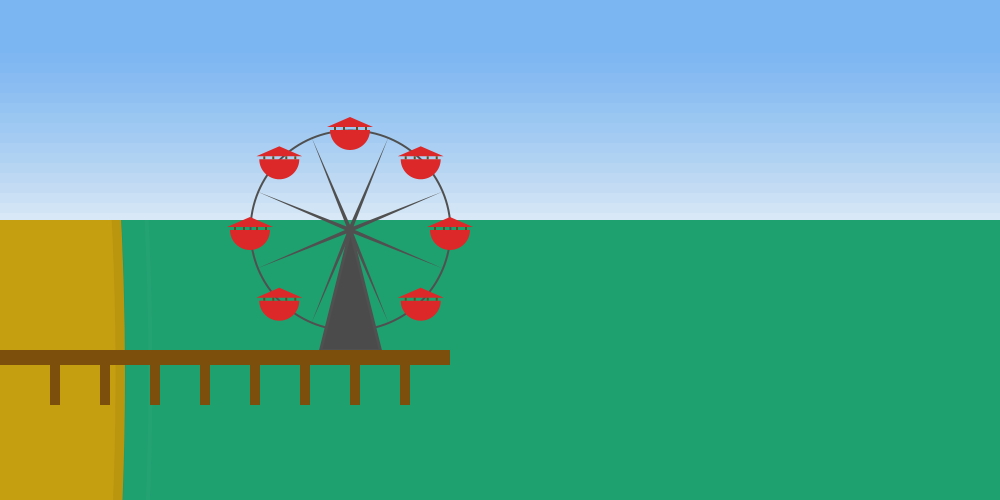
Frame 1 (no input)
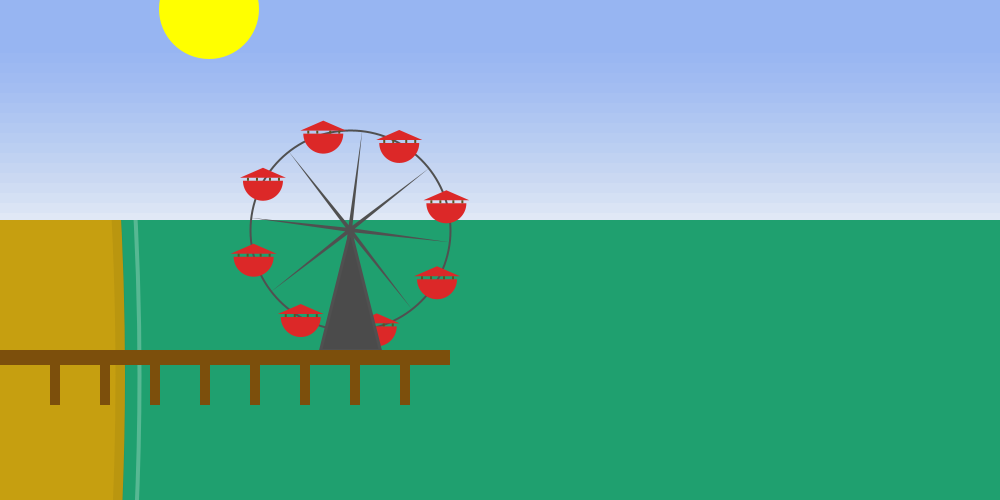
Frame 60 (the mouse pressed at the canvas centre just before this capture)
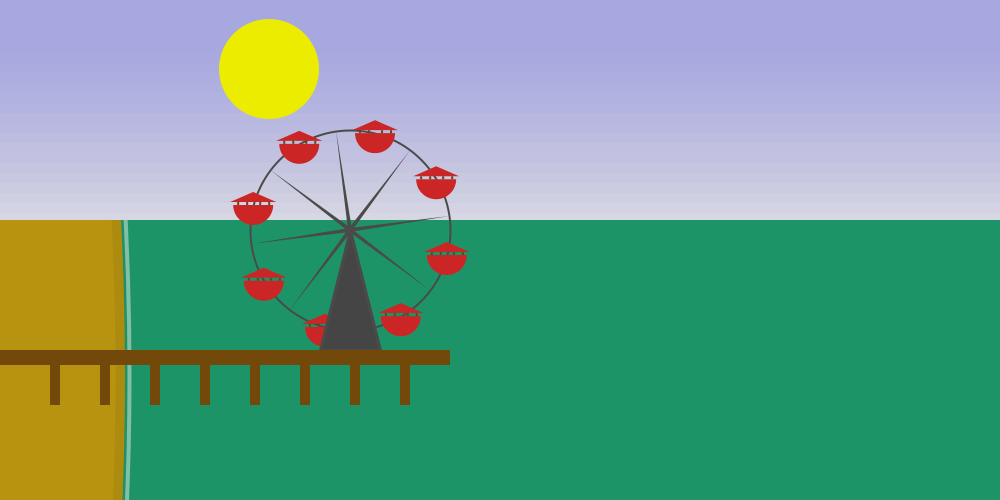
Frame 120 (the mouse held since frame 60 and released just before this capture)

The Processing sketch that drew these frames (run headless with seeded random() and noise(); from frame 60 on, the mouse is pressed at the canvas centre):

// Processing sketch: processing_161706
// ── processing_161706.pde

/*****************************************
* Assignment <<< 3 >>>
* Name:         <<< Nate Mayer >>>
* Course:       CSC 103 - Creative Computing - Fall 2014
* Submitted:    <<< September 16th, 2014 >>>
* 
* <<< Ferris Wheel >>>
*
***********************************************/
int ferrisRadius = 100;
float carAngle = 0;
int ferrisCenterX = 350;
int ferrisCenterY = 230;
float wave = 6300;
float waveTrans = 5; //wave translucency
int skyRed = 20; //sunset sky fade
float sunX = 150;
float sunY = -50;
int dark = -100;

void setup(){
  size(1000, 500);
  
}
  
void draw(){
  background(31, 160, 111);
  
  fill(198, 159, 16);//sand
  noStroke();
  ellipse(-3000, 375, 6250, 6200);
  
  noFill();//sand
  stroke(0, 15);
  strokeWeight(10);
  ellipse(-3000, 375, 6240, 6200);
  
  noFill();//waves
  stroke(255, waveTrans);
  strokeWeight(4);
  ellipse(-3000, 375, wave, 6200);
  waveTrans = waveTrans + 1;
  if(wave <= 6253) waveTrans = 4;
  wave = wave - .35;
  if(wave <= 6252) wave = wave + 48;
  
  
  fill(250);//sky
  noStroke();
  rect(0, 0, 1000, 220);
  
  
  fill(skyRed, 118, 232, 10);//sky
  rect(0, 0, 1000, 220);
  rect(0, 0, 1000, 220);
  rect(0, 0, 1000, 220);
  rect(0, 0, 1000, 220);
  rect(0, 0, 1000, 213);
  rect(0, 0, 1000, 203);
  rect(0, 0, 1000, 193);
  rect(0, 0, 1000, 183);
  rect(0, 0, 1000, 173);
  rect(0, 0, 1000, 163);
  rect(0, 0, 1000, 153);
  rect(0, 0, 1000, 143);
  rect(0, 0, 1000, 133);
  rect(0, 0, 1000, 123);
  rect(0, 0, 1000, 113);
  rect(0, 0, 1000, 103);
  rect(0, 0, 1000, 93);
  rect(0, 0, 1000, 83);
  rect(0, 0, 1000, 73);
  rect(0, 0, 1000, 63);
  rect(0, 0, 1000, 53);
  if(sunX <= 384) skyRed = skyRed + 1;
  if(sunX >= 565) skyRed = skyRed - 1;
  
  
  
  fill(255, 255, 0);// sun
  noStroke();
  ellipse(sunX, sunY, 100, 100);
  sunX = sunX + 1;
  sunY = sunY + 1;
  if(sunY >= 600) sunY = sunY - 650;
  if(sunX >= 800) sunX = sunX - 650;
  
  fill(31, 160, 111); //water
  noStroke();
  rect(320, 220, 680, 280);

  
  fill(80);//freis wheel frame
  strokeWeight(1);
  pushMatrix();
  translate(ferrisCenterX, ferrisCenterY);
  rotate(radians(carAngle + 22.5));
  star(0, 0, 5, 101, 8); 
  popMatrix();
  
  stroke(80);//ferris wheel frame
  strokeWeight(2);
  noFill();
  ellipse(ferrisCenterX, ferrisCenterY, 200, 200);
  
  

  car(ferrisCenterX + (cos(radians(carAngle)) * ferrisRadius), ferrisCenterY + ferrisRadius * (sin(radians(carAngle))));//cars
  car(ferrisCenterX + (cos(radians((carAngle) + 45)) * ferrisRadius), ferrisCenterY + ferrisRadius * (sin(radians((carAngle) + 45))));
  car(ferrisCenterX + (cos(radians((carAngle) + 90)) * ferrisRadius), ferrisCenterY + ferrisRadius * (sin(radians((carAngle) + 90))));
  car(ferrisCenterX + (cos(radians((carAngle) + 135)) * ferrisRadius), ferrisCenterY + ferrisRadius * (sin(radians((carAngle) + 135))));
  car(ferrisCenterX + (cos(radians((carAngle) + 180)) * ferrisRadius), ferrisCenterY + ferrisRadius * (sin(radians((carAngle) + 180))));
  car(ferrisCenterX + (cos(radians((carAngle) + 225)) * ferrisRadius), ferrisCenterY + ferrisRadius * (sin(radians((carAngle) + 225))));
  car(ferrisCenterX + (cos(radians((carAngle) + 270)) * ferrisRadius), ferrisCenterY + ferrisRadius * (sin(radians((carAngle) + 270))));
  car(ferrisCenterX + (cos(radians((carAngle) + 315)) * ferrisRadius), ferrisCenterY + ferrisRadius * (sin(radians((carAngle) + 315))));
  carAngle = carAngle + .5;
  if (carAngle >= 360) carAngle = carAngle - 360;
  
  stroke(80);//ferris wheel frame
  fill(75);
  strokeWeight(3);
  triangle(ferrisCenterX + 30, ferrisCenterY + 120, ferrisCenterX - 30, ferrisCenterY + 120, ferrisCenterX, ferrisCenterY);  
 
  
  noStroke();//pillars
  fill(124, 79, 12);
  rect(0, 350, 450, 15);
  rect(50, 365, 10, 40);
  rect(100, 365, 10, 40);
  rect(150, 365, 10, 40);
  rect(200, 365, 10, 40);
  rect(250, 365, 10, 40);
  rect(300, 365, 10, 40);
  rect(350, 365, 10, 40);
  rect(400, 365, 10, 40);
  
  
  fill(0, dark);//darkness
  noStroke();
  rect(0, 0, 1000, 500);
  if(sunX <= 339) dark = dark + 1;
  if(sunX >= 610) dark = dark - 1;
  println(skyRed);
}

 

void car(float x, float  y){
  
  createShape();
  fill(220, 40, 40);
  noStroke();
  
  arc(x, y, 40, 40, radians(0), radians (180));
  triangle(x - 23, y - 3, x + 23, y - 3, x, y - 13);
  
  fill(95, 81, 31);
  rect(x - 16, y - 3, 2, 3);
  rect(x - 7, y - 3, 2, 3);
  rect(x + 6, y - 3, 2, 3);
  rect(x + 15, y - 3, 2, 3);
  endShape();
}

void star(float x, float y, float radius1, float radius2, int npoints) {
  float angle = TWO_PI / npoints;
  float halfAngle = angle/2.0;
  beginShape();
  for (float a = 0; a < TWO_PI; a += angle) {
    float sx = x + cos(a) * radius2;
    float sy = y + sin(a) * radius2;
    vertex(sx, sy);
    sx = x + cos(a+halfAngle) * radius1;
    sy = y + sin(a+halfAngle) * radius1;
    vertex(sx, sy);
  }
  endShape(CLOSE);  
}
